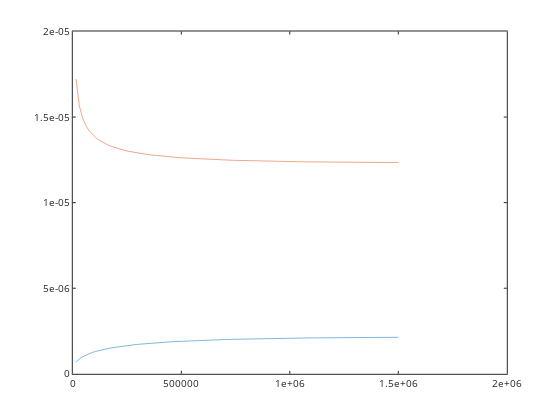

The notebook cell saved with this chart:
### Code cell
H=10.^-pHphreeqc;
H2CO3mod =(10^-3.5)*(10^-1.5);
HCO3mod = (H2CO3mod*(10^-6.3))./H;
CO3mod = (HCO3mod*(10^-10.3))./H;
CTmod=H2CO3mod+HCO3mod+CO3mod;

plot(time,CT,time,CTmod)
